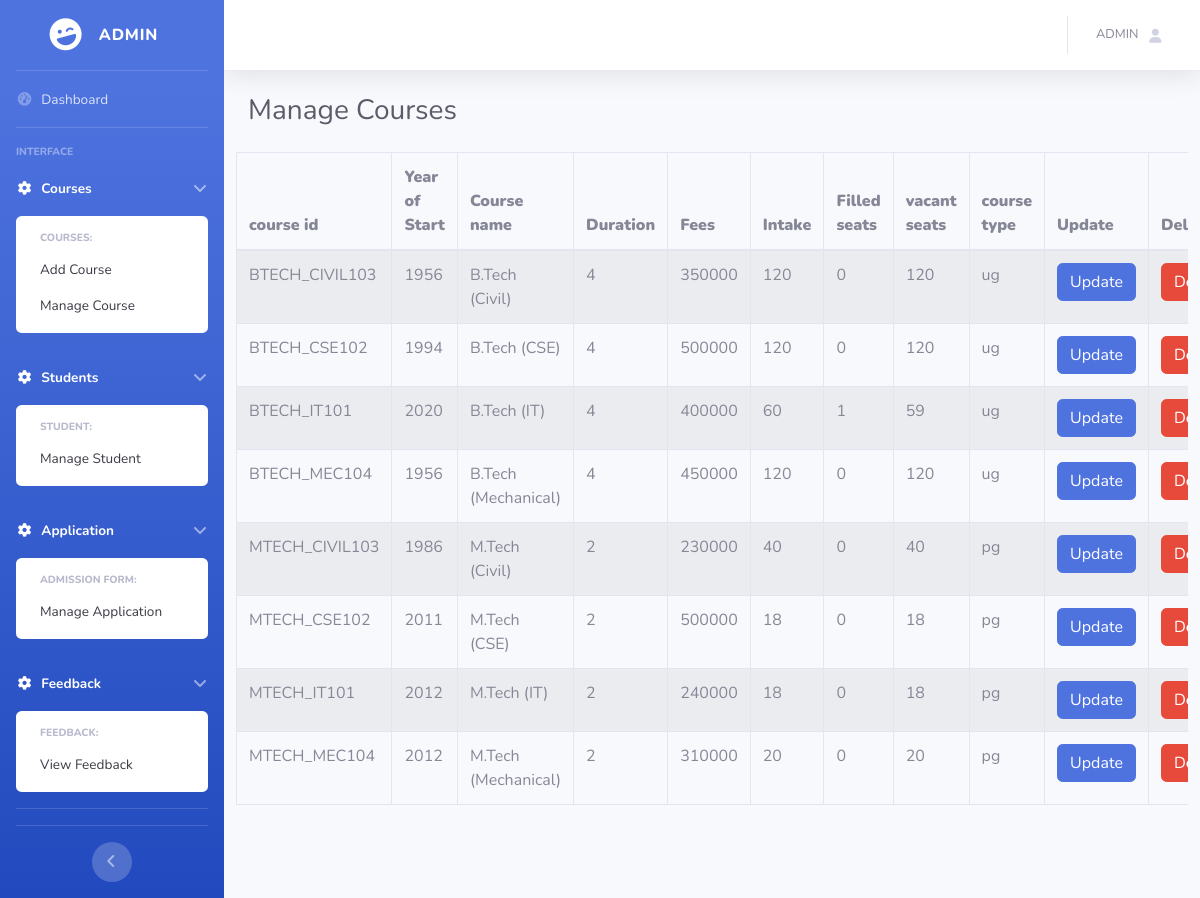
The page /manage_course1.php on the database its author committed.
### tables this page shows
CREATE TABLE `course` (
  `c_id` varchar(20) NOT NULL,
  `year` int(8) NOT NULL,
  `c_name` varchar(50) NOT NULL,
  `duration` int(10) NOT NULL,
  `fees` int(20) NOT NULL,
  `intake` int(10) NOT NULL,
  `f_seats` int(10) NOT NULL,
  `v_seats` int(20) NOT NULL,
  `c_type` varchar(20) NOT NULL
);

### manage_course1.php (the view, shortened to what this page needs)
<?php
require 'connection.php';
$query = "select * from course";
 $result = mysqli_query($conn, $query);
?>
<!DOCTYPE html>
<html lang="en">
<head>
   <link href="vendor/fontawesome-free/css/all.min.css" rel="stylesheet" type="text/css">
   <link href="css/sb-admin-2.min.css" rel="stylesheet">
</head>
<body>
                <div id="wrapper">
                    <ul class="navbar-nav bg-gradient-primary sidebar sidebar-dark accordion" id="accordionSidebar">
                        <a class="sidebar-brand d-flex align-items-center justify-content-center" href="">
                            <div class="sidebar-brand-icon rotate-n-15">
                                <i class="fas fa-laugh-wink"></i>
                            </div>
                            <div class="sidebar-brand-text mx-3">Admin</div>
                        </a>
                        <hr class="sidebar-divider my-0">
                        <li class="nav-item">
                            <a class="nav-link" href="admindash.php">
                                <i class="fas fa-fw fa-tachometer-alt"></i>
                                <span>Dashboard</span></a>
                        </li>
                        <hr class="sidebar-divider">
                        <div class="sidebar-heading">
                            Interface
                        </div>
                        <li class="nav-item active">
                            <a class="nav-link" href="#" data-toggle="collapse" data-target="#collapseTwo"
                                aria-expanded="true" aria-controls="collapseTwo">
                                <i class="fas fa-fw fa-cog"></i>
                                <span>Courses</span>
                            </a>
                            <div id="collapseTwo" class="collapse show" aria-labelledby="headingTwo"
                                data-parent="#accordionSidebar">
                                <div class="bg-white py-2 collapse-inner rounded">
                                    <h6 class="collapse-header">Courses:</h6>
                                    <a class="collapse-item " href="addcourse.php">Add Course</a>
                                    <a class="collapse-item " href="manage_course.php">Manage Course</a>
                                </div>
                            </div>
                        </li>
                        <li class="nav-item active">
                            <a class="nav-link" href="#" data-toggle="collapse" data-target="#collapseTwo"
                                aria-expanded="true" aria-controls="collapseTwo">
                                <i class="fas fa-fw fa-cog"></i>
                                <span>Students</span>
                            </a>
                            <div id="collapseTwo" class="collapse show" aria-labelledby="headingTwo"
                                data-parent="#accordionSidebar">
                                <div class="bg-white py-2 collapse-inner rounded">
                                    <h6 class="collapse-header">Student:</h6>
                                    <a class="collapse-item " href="disstudent.php">Manage Student</a>
                                </div>
                            </div>
                        </li>
                        <li class="nav-item active">
                            <a class="nav-link" href="#" data-toggle="collapse" data-target="#collapseTwo"
                                aria-expanded="true" aria-controls="collapseTwo">
                                <i class="fas fa-fw fa-cog"></i>
                                <span>Application</span>
                            </a>
                            <div id="collapseTwo" class="collapse show" aria-labelledby="headingTwo"
                                data-parent="#accordionSidebar">
                                <div class="bg-white py-2 collapse-inner rounded">
                                    <h6 class="collapse-header">Admission Form:</h6>
                                    <a class="collapse-item " href="disapplication.php">Manage Application</a>
                                </div>
                            </div>
                        </li>
                        <li class="nav-item active">
                            <a class="nav-link" href="#" data-toggle="collapse" data-target="#collapseTwo"
                                aria-expanded="true" aria-controls="collapseTwo">
                                <i class="fas fa-fw fa-cog"></i>
                                <span>Feedback</span>
                            </a>
                            <div id="collapseTwo" class="collapse show" aria-labelledby="headingTwo"
                                data-parent="#accordionSidebar">
                                <div class="bg-white py-2 collapse-inner rounded">
                                    <h6 class="collapse-header">Feedback:</h6>
                                    <a class="collapse-item " href="displayfeedback.php">View Feedback</a>
                                </div>
                            </div>
                        </li>
                        <hr class="sidebar-divider">
                        <hr class="sidebar-divider d-none d-md-block">
                        <div class="text-center d-none d-md-inline">
                            <button class="rounded-circle border-0" id="sidebarToggle"></button>
                        </div>
                    </ul>
                    <div id="content-wrapper" class="d-flex flex-column">
                        <div id="content">
                            <nav class="navbar navbar-expand navbar-light bg-white topbar mb-4 static-top shadow">
                                <ul class="navbar-nav ml-auto">
                                   <li class="nav-item dropdown no-arrow">
                                        <a class="nav-link dropdown-toggle" href="#" id="userDropdown" role="button"
                                            data-toggle="dropdown" aria-haspopup="true" aria-expanded="false">
                                            <span class="mr-2 d-none d-lg-inline text-gray-600 small">ADMIN
                                            </span>
                                            <i class="fas fa-user fa-sm fa-fw mr-2 text-gray-400"></i>
                                        </a>
                                    </li>
                                </ul>
                            </nav>
 <div class="container-fluid">
<div class="d-sm-flex align-items-center justify-content-between mb-4">
    <h1 class="h3 mb-0 text-gray-800">Manage Courses </h1>
</div>
<div class="row d-flex justify-content-center">
    <div class="table-responsive">
    <table class="table table-striped table-bordered table-hover">
    <thead>
    <tr>
    <th scope="col"><b>course id</b></th>
    <th scope="col"><b>Year of Start</b></th>
    <th scope="col"><b>Course name</b></th>
    <th scope="col"><b>Duration</b></th>
    <th scope="col"><b>Fees</b></th>
    <th scope="col"><b>Intake</b></th>
    <th scope="col"><b>Filled seats</b></th>
    <th scope="col"><b>vacant seats</b></th>
    <th scope="col"><b>course type</b></th>
    <th scope="col"><b>Update</b></th>
    <th scope="col"><b>Delete</b></th>
    </tr>
    </thead>
    <tbody>
     <tr>
            <?php
            while($row = mysqli_fetch_assoc($result))
            {
            ?>
            <td><?php echo $row['c_id']?></td>
            <td><?php echo $row['year']?></td>
            <td><?php echo $row['c_name']?></td>
            <td><?php echo $row['duration']?></td>
            <td><?php echo $row['fees']?></td>
            <td><?php echo $row['intake']?></td>
            <td><?php echo $row['f_seats']?></td>
            <td><?php echo $row['v_seats']?></td>
            <td><?php echo $row['c_type']?></td>
            <td><a href ="updatecc.php?c_id=<?php echo $row['c_id']; ?>" class ="btn btn-primary">Update</a></td>
            <td><a href ="delete.php?c_id=<?php echo $row['c_id']; ?>" class ="btn btn-danger">Delete</a></td>
            </tr>
             <?php
            }
            ?>
    </tbody>
    </table>
    </div>
</div>
</div>
</div>
</div>
</body>
</html>

### rows shown on the page
course: c_id "BTECH_CIVIL103", year "1956", c_name "B.Tech (Civil)", duration "4", fees "350000", intake "120", f_seats "0", v_seats "120", c_type "ug"
course: c_id "BTECH_CSE102", year "1994", c_name "B.Tech (CSE)", duration "4", fees "500000", intake "120", f_seats "0", v_seats "120", c_type "ug"
course: c_id "BTECH_IT101", year "2020", c_name "B.Tech (IT)", duration "4", fees "400000", intake "60", f_seats "1", v_seats "59", c_type "ug"
course: c_id "BTECH_MEC104", year "1956", c_name "B.Tech (Mechanical)", duration "4", fees "450000", intake "120", f_seats "0", v_seats "120", c_type "ug"
course: c_id "MTECH_CIVIL103", year "1986", c_name "M.Tech (Civil)", duration "2", fees "230000", intake "40", f_seats "0", v_seats "40", c_type "pg"
course: c_id "MTECH_CSE102", year "2011", c_name "M.Tech (CSE)", duration "2", fees "500000", intake "18", f_seats "0", v_seats "18", c_type "pg"
course: c_id "MTECH_IT101", year "2012", c_name "M.Tech (IT)", duration "2", fees "240000", intake "18", f_seats "0", v_seats "18", c_type "pg"
course: c_id "MTECH_MEC104", year "2012", c_name "M.Tech (Mechanical)", duration "2", fees "310000", intake "20", f_seats "0", v_seats "20", c_type "pg"
